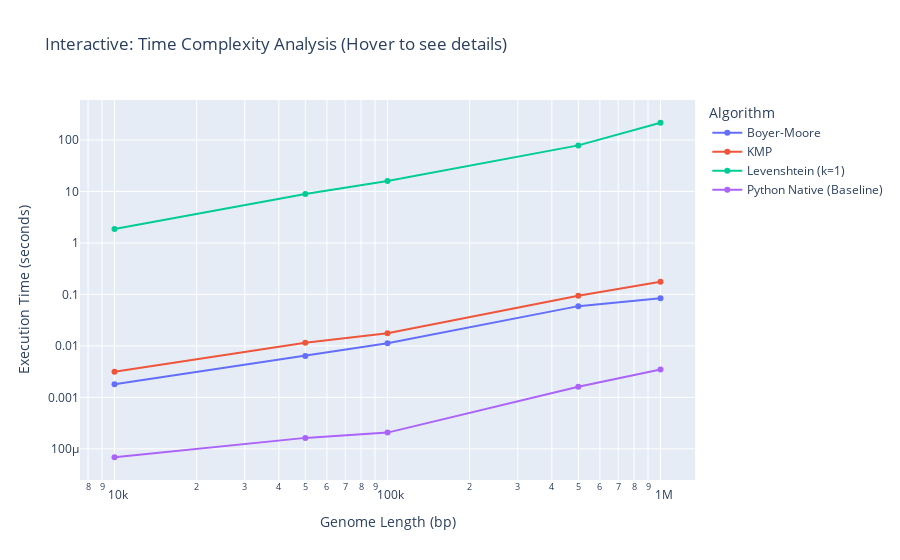

The notebook cell saved with this chart:
### Code cell
#Interactive Scalability Chart 


print("Generating Interactive Scalability Chart...")

# Create interactive line plot
fig = px.line(
    df_scale, 
    x="Dataset Size", 
    y="Time (s)", 
    color="Algorithm",
    markers=True,
    log_x=True, # Log scale for x-axis
    log_y=True, # Log scale for y-axis makes the difference clearer
    title="Interactive: Time Complexity Analysis (Hover to see details)",
    labels={"Dataset Size": "Genome Length (bp)", "Time (s)": "Execution Time (seconds)"}
)

# Customize layout
fig.update_layout(hovermode="x unified")
fig.show()

### Figure 1 — Plotly figure (JSON) as saved in the notebook; plotly's stock layout.template omitted (floating-point values rounded to 4 significant figures)
{"data": [{"hovertemplate": "Algorithm=Boyer-Moore<br>Genome Length (bp)=%{x}<br>Execution Time (seconds)=%{y}<extra></extra>", "legendgroup": "Boyer-Moore", "line": {"color": "#636efa", "dash": "solid"}, "marker": {"symbol": "circle"}, "mode": "lines+markers", "name": "Boyer-Moore", "orientation": "v", "showlegend": true, "type": "scatter", "x": [10000, 50000, 100000, 500000, 1000000], "xaxis": "x", "y": [0.001801, 0.006383, 0.01128, 0.05922, 0.08411], "yaxis": "y"}, {"hovertemplate": "Algorithm=KMP<br>Genome Length (bp)=%{x}<br>Execution Time (seconds)=%{y}<extra></extra>", "legendgroup": "KMP", "line": {"color": "#EF553B", "dash": "solid"}, "marker": {"symbol": "circle"}, "mode": "lines+markers", "name": "KMP", "orientation": "v", "showlegend": true, "type": "scatter", "x": [10000, 50000, 100000, 500000, 1000000], "xaxis": "x", "y": [0.003139, 0.01145, 0.01764, 0.09416, 0.1757], "yaxis": "y"}, {"hovertemplate": "Algorithm=Levenshtein (k=1)<br>Genome Length (bp)=%{x}<br>Execution Time (seconds)=%{y}<extra></extra>", "legendgroup": "Levenshtein (k=1)", "line": {"color": "#00cc96", "dash": "solid"}, "marker": {"symbol": "circle"}, "mode": "lines+markers", "name": "Levenshtein (k=1)", "orientation": "v", "showlegend": true, "type": "scatter", "x": [10000, 50000, 100000, 500000, 1000000], "xaxis": "x", "y": [1.866, 8.946, 16.01, 78.65, 216.4], "yaxis": "y"}, {"hovertemplate": "Algorithm=Python Native (Baseline)<br>Genome Length (bp)=%{x}<br>Execution Time (seconds)=%{y}<extra></extra>", "legendgroup": "Python Native (Baseline)", "line": {"color": "#ab63fa", "dash": "solid"}, "marker": {"symbol": "circle"}, "mode": "lines+markers", "name": "Python Native (Baseline)", "orientation": "v", "showlegend": true, "type": "scatter", "x": [10000, 50000, 100000, 500000, 1000000], "xaxis": "x", "y": [6.86e-05, 0.0001632, 0.0002066, 0.001602, 0.003474], "yaxis": "y"}], "layout": {"hovermode": "x unified", "legend": {"title": {"text": "Algorithm"}, "tracegroupgap": 0}, "title": {"text": "Interactive: Time Complexity Analysis (Hover to see details)"}, "xaxis": {"anchor": "y", "domain": [0, 1], "title": {"text": "Genome Length (bp)"}, "type": "log"}, "yaxis": {"anchor": "x", "domain": [0, 1], "title": {"text": "Execution Time (seconds)"}, "type": "log"}}}
